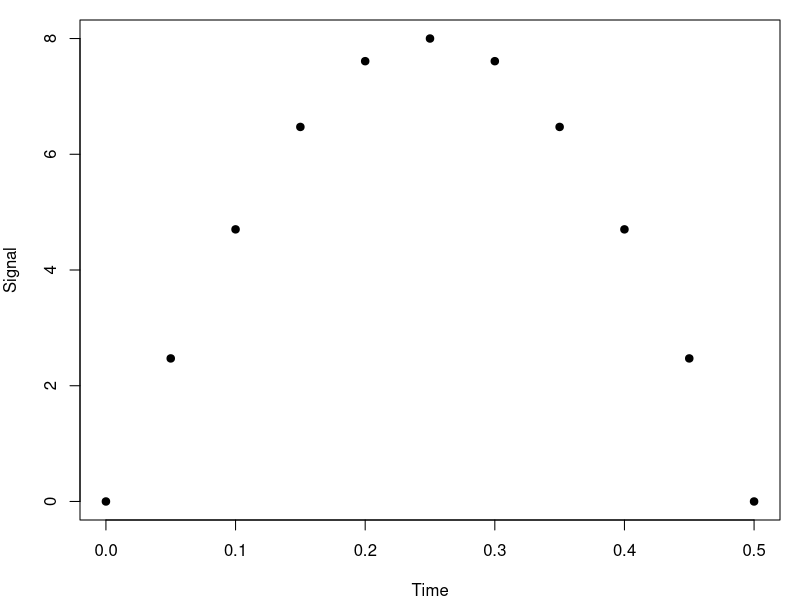
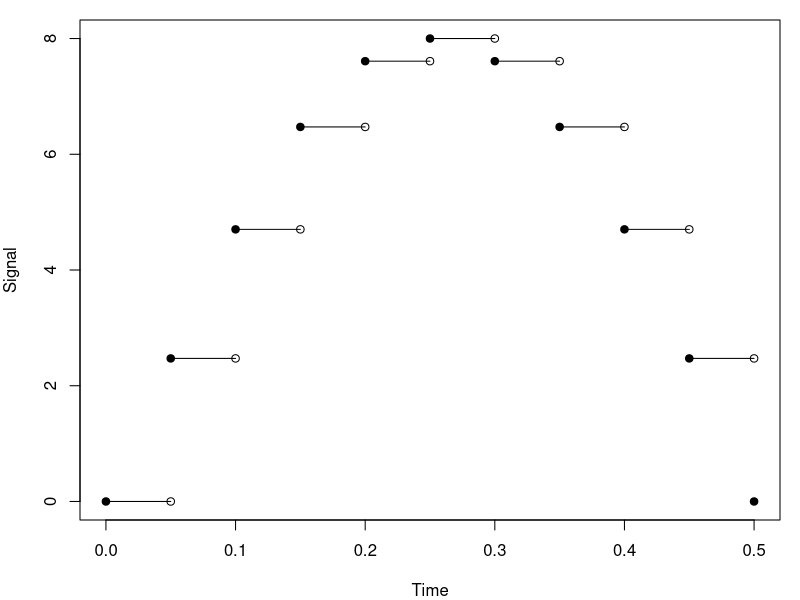

Here is the R script that generated these plots, in order:
mar <- c(4, 4, 1, 1)

x <- seq(0, 1/2, 0.05)
y <- 8 * sin(2*pi*x)
len <- length(x)
width <- 5
height <- 4
paper <- "special"

pdf("../images/generated/piecewise-constant-a.pdf", width = width, height = height)
par(mar = mar)
plot(x, y, xlab = "Time", pch=19, ylab = "Signal")
dev.off()


pdf("../images/generated/piecewise-constant-b.pdf", width = width, height = height)
par(mar = mar)
plot(x, y, pch = ".", xlab = "Time", ylab = "Signal")
for (i in 1:len) {
	points(x[i], y[i], pc = 19)
	points(x[i + 1], y[i], pc = 1)
	lines(c(x[i], x[i+1]), c(y[i], y[i]))
}
dev.off()


